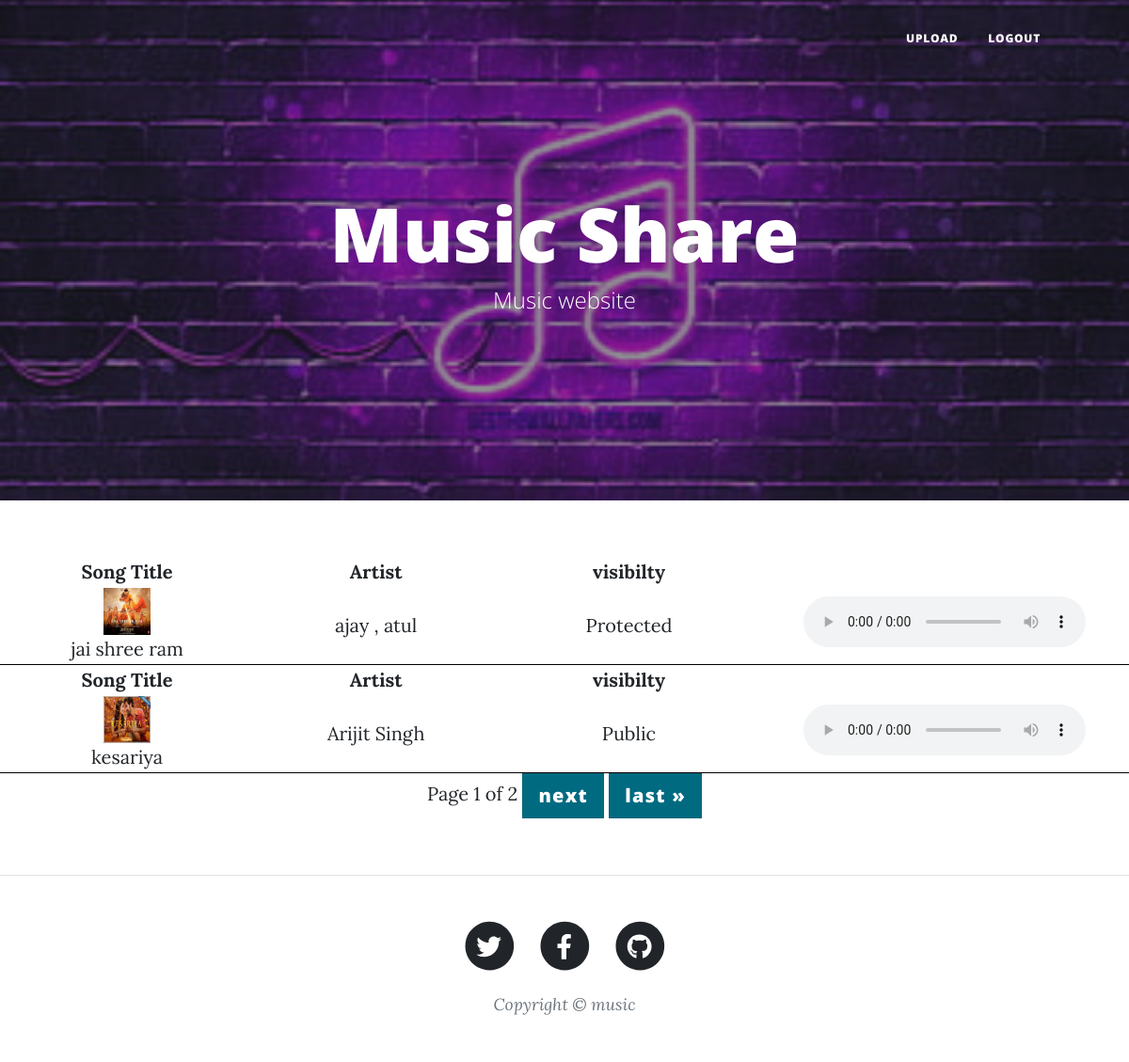
Page / (signed in) on the committed database.
### app/models.py (models this page shows, shortened)
class MusicFile(models.Model):
    MUSIC_VISIBILITY_CHOICES = (
        ('Public', 'Public'),
        ('Private', 'Private'),
        ('Protected', 'Protected'),
    )
    title = models.CharField(max_length=100)
    file = models.FileField(upload_to='music')
    image = models.ImageField(upload_to='song_images',null=True)
    singer = models.CharField(max_length=250,null=True)
    visibility = models.CharField(max_length=10, choices=MUSIC_VISIBILITY_CHOICES, default='Public')
    emails = models.ManyToManyField(MyUser,blank=True , related_name='protected_music')
    uploader = models.ForeignKey(MyUser, on_delete=models.CASCADE)

### app/views.py (the view)
# urls.py: path('', views.home,name='home'),
@login_required
def home(request):
    public_musics = MusicFile.objects.filter(Q(visibility='Public')).all()
    private_music = MusicFile.objects.filter(Q(visibility='Private') & Q(uploader=request.user)).all()
    protected_music = MusicFile.objects.filter(Q(visibility='Protected') & Q(emails=request.user)).all()
    musics = list(
            sorted(
                chain(public_musics,private_music,protected_music),
                key=lambda objects: objects.title,
            ))
    paginator  = Paginator(musics, 2 ,orphans=1)
    page_number = request.GET.get("page")
    page_obj = paginator.get_page(page_number)
    context ={
        'all_musics':page_obj,
        'private_music':private_music,
    }
    return render(request,'app/index.html',context=context)

### templates/app/index.html (shortened to what this page needs)
<!DOCTYPE html>
{% load static %}
<html lang="en">
    <head>
        <link href="{% static 'app/css/style.css' %}" rel="stylesheet" >
    </head>
    <body>
        <nav class="navbar navbar-expand-lg navbar-light" id="mainNav">
            <div class="container px-4 px-lg-5">
                <div class="collapse navbar-collapse" id="navbarResponsive">
                    <ul class="navbar-nav ms-auto py-4 py-lg-0">
                        <li class="nav-item"><a class="nav-link px-lg-3 py-3 py-lg-4" href="{% url 'upload'%}">upload</a></li>
                        <li class="nav-item"><a class="nav-link px-lg-3 py-3 py-lg-4" href="{% url 'logout'%}">Logout</a></li>
                    </ul>
                </div>
            </div>
        </nav>
        <header class="masthead mb-0" style="background-image: url({% static 'app/images/music1.jpg'%})">
            <div class="container position-relative px-4 px-lg-5">
                <div class="row gx-4 gx-lg-5 justify-content-center">
                    <div class="col-md-10 col-lg-8 col-xl-7">
                        <div class="site-heading">
                            <h1>Music Share</h1>
                            <span class="subheading">Music website</span>
                        </div>
                    </div>
                </div>
            </div>
        </header>
        <br>
        <br>
                    <div >
                        <table >
                            {% for music in all_musics.object_list %}
                            <tr>
                                <th style="width:500px;text-align: center">Song Title</th>
                                <th style="width:500px;text-align: center">Artist</th>
                                <th style="width:500px;text-align: center">visibilty</th>
                            </tr>
                            <tr style="border-bottom: 1px solid black;">
                                    <td style="width:500px;text-align: center"><div><img src="{{music.image.url}}" alt="Girl in a jacket" width="50" height="50"></div>{{music.title}}</td>
                                    <td style="width:400px;text-align: center">{{music.singer}}</td>
                                    <td style="width:500px;text-align: center">{{music.visibility}}</td>
                                    <td style="width:500px;text-align: center">
                                        <audio controls>
                                        <source src="{{music.file.url}}" type="audio/mpeg"></audio>
                                    </td>
                                </tr>
                            {% endfor %}
                        </table>
                    </div>
 <div style="text-align: center;">
    <span>
         <span class="current">
            Page {{ all_musics.number }} of {{ all_musics.paginator.num_pages }}
        </span>
        {% if all_musics.has_next %}
            <a href="?page={{ all_musics.next_page_number }}" class="btn btn-primary btn-lg active" role="button" aria-pressed="true">next</a>
            <a href="?page={{ all_musics.paginator.num_pages }}" class="btn btn-primary btn-lg active" role="button" aria-pressed="true">last &raquo;</a>
        {% endif %}
    </span>
</div>
<br>
<br>
        <footer class="border-top">
            <div class="container px-4 px-lg-5">
                <div class="row gx-4 gx-lg-5 justify-content-center">
                    <div class="col-md-10 col-lg-8 col-xl-7">
                        <ul class="list-inline text-center">
                            <li class="list-inline-item">
                                    <span class="fa-stack fa-lg">
                                        <i class="fas fa-circle fa-stack-2x"></i>
                                        <i class="fab fa-twitter fa-stack-1x fa-inverse"></i>
                                    </span>
                            </li>
                            <li class="list-inline-item">
                                    <span class="fa-stack fa-lg">
                                        <i class="fas fa-circle fa-stack-2x"></i>
                                        <i class="fab fa-facebook-f fa-stack-1x fa-inverse"></i>
                                    </span>
                            </li>
                            <li class="list-inline-item">
                                    <span class="fa-stack fa-lg">
                                        <i class="fas fa-circle fa-stack-2x"></i>
                                        <i class="fab fa-github fa-stack-1x fa-inverse"></i>
                                    </span>
                            </li>
                        </ul>
                        <div class="small text-center text-muted fst-italic">Copyright &copy; music</div>
                    </div>
                </div>
            </div>
        </footer>
    </body>
</html>

### rows in the picture
MusicFile: image (picture), title "jai shree ram", singer "ajay , atul", visibility "Protected"
MusicFile: image (picture), title "kesariya", singer "Arijit Singh", visibility "Public"

### other values in the picture
{{ all_musics.number }} "1"
{{ all_musics.paginator.num_pages }} "2"
